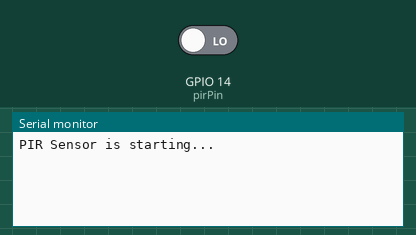
Simulated run of this sketch. Board: ESP32. Parts: the last lines printed to the serial monitor. The test bench sets the inputs (shaded band); at power-on: GPIO 14 (pirPin) LOW.

Above: at 2.8 s.
2.9 s: GPIO 14 (pirPin) driven HIGH
At 4.0 s:
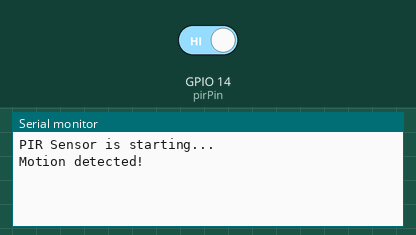
4.5 s: GPIO 14 (pirPin) driven LOW
At 5.5 s:
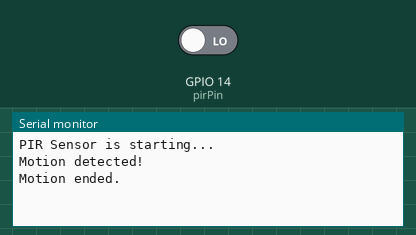

The sketch:

MotionDetectPIR.ino
```cpp
// Define PIR sensor pin
int pirPin = 14; // Connect PIR sensor OUT to GPIO 14
int pirState = LOW;  // By default, no motion detected

void setup() {
  // Initialize serial communication
  Serial.begin(115200);

  // Set PIR sensor pin as input
  pinMode(pirPin, INPUT);

  // Start serial monitor
  Serial.println("PIR Sensor is starting...");
}

void loop() {
  // Read the PIR sensor input
  int sensorValue = digitalRead(pirPin);

  if (sensorValue == HIGH) {  // Motion detected
    if (pirState == LOW) {
      Serial.println("Motion detected!");
      pirState = HIGH;
    }
  } else {
    if (pirState == HIGH) {
      Serial.println("Motion ended.");
      pirState = LOW;
    }
  }
  delay(1000);  // Delay to debounce the sensor
}
```

Measured:
- after the input at 2.9 s, the serial monitor: prints a new line after 0.10 s (image 1)
- after the input at 4.5 s, the serial monitor: prints a new line after 0.50 s (image 2)
